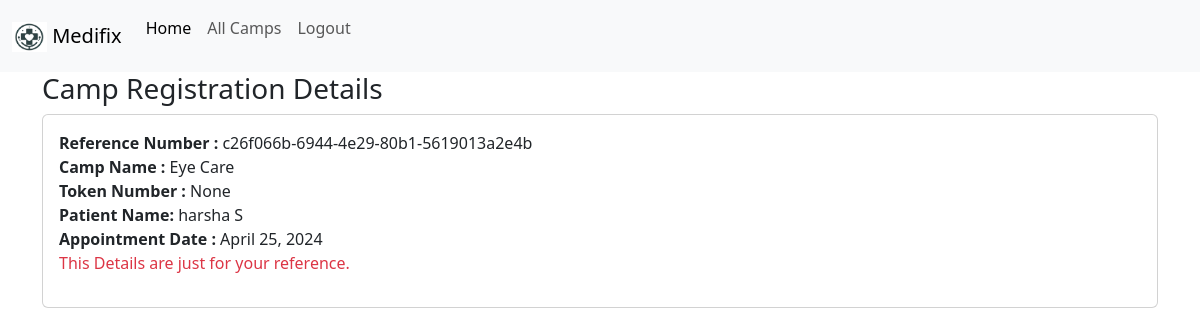
Before: /appointment_detail/1/2/ with the older database file.
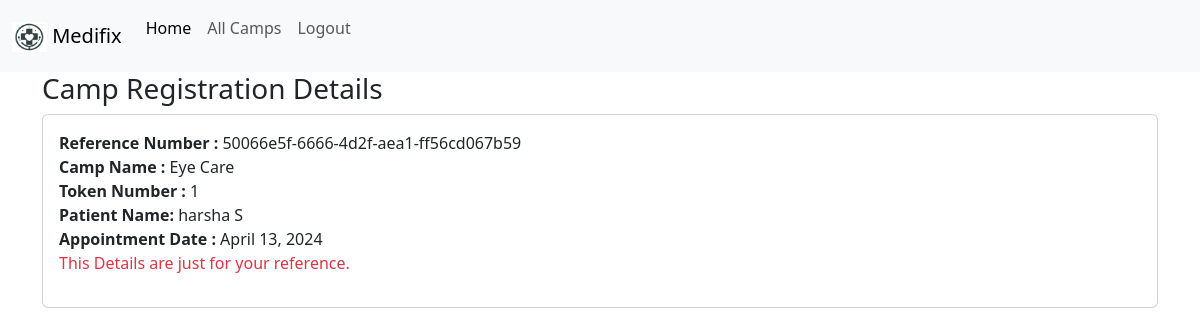
After: the same page with the newer database file.
### administration/models.py (models this page shows, shortened)
class appointment(models.Model):
    appointment_number = models.UUIDField(primary_key=True, default=uuid.uuid4, editable=False)
    user_name = models.ForeignKey(User, on_delete=models.DO_NOTHING, null=True)
    camp_name = models.ForeignKey(camp_details, on_delete=models.DO_NOTHING, null=True)
    token_no = models.IntegerField(null=True)
    appointment_date = models.DateField()

class camp_details(models.Model):
    camp_name = models.CharField(max_length=200,null=True)
    location = models.CharField(max_length=200, null=True)
    latitude = models.FloatField()
    longitude = models.FloatField()
    start_date_time = models.DateTimeField(blank=True, null=True)
    end_date_time = models.DateTimeField(blank=True, null=True)
    contact_website = models.URLField(max_length=200, null=True, blank=True)
    hospital_name = models.CharField(max_length=150,null=True, blank=True)
    club_name = models.CharField(max_length=150,null=True, blank=True)
    other = models.CharField(max_length = 150, null=True, blank=True)
    description = models.TextField(max_length = 3000, null=True)
    type_of_camp = models.CharField(max_length=30, null=True, choices=type_of_camp)
    cost = models.IntegerField(null=True, blank=True, default='0')
    total_camp_registrations = models.IntegerField()
    camp_register_active = models.BooleanField(default=False)
    registration = models.BooleanField(default=False)
    createdby = models.ForeignKey(User, on_delete=models.DO_NOTHING, null=True, blank=True)

### administration/views.py (the view)
# urls.py: path('appointment_detail/<int:camp_id>/<int:user>/', views.view_campregistration_details, name="view_campregistration_details"),
def view_campregistration_details(request, camp_id, user):
    camp_detail = get_object_or_404(camp_details, pk=camp_id)
    user_detail = get_object_or_404(User, pk=user)
    appointments = get_object_or_404(appointment, camp_name = camp_detail, user_name=user_detail)
    return render(request,'camp/view_registration_details.html', {'camp_detail':camp_detail, 'user_detail':user_detail, 'appointments':appointments})

### templates/camp/view_registration_details.html (shortened to what this page needs)
{% extends 'base.html' %}
{% load static %}
{% block content %}
<h3>Camp Registration Details</h3>
<div class="card">
    <div class="card-body">
        <b>Reference Number :</b> {{appointments.appointment_number}} <br>
        <b>Camp Name :</b> {{camp_detail.camp_name}} <br>
        <b>Token Number :</b> {{appointments.token_no}} <br>
        <b>Patient Name: </b> {{user_detail.get_full_name}} <br>
        <b>Appointment Date : </b> {{appointments.appointment_date}} <br>
        <p class="text-danger">This Details are just for your reference.</p>
    </div>
</div>
{% endblock %}

### templates/base.html (shortened to what this page needs)
{% load static %}
<html lang="en">
<head>
    <link rel="stylesheet" href="https://cdnjs.cloudflare.com/ajax/libs/leaflet/1.9.4/leaflet.css" />
    <link href="https://cdn.jsdelivr.net/npm/bootstrap@5.3.3/dist/css/bootstrap.min.css" rel="stylesheet"
>
</head>
<body>
    <nav class="navbar navbar-expand-lg bg-body-tertiary">
        <div class="container-fluid">
            <a class="navbar-brand" href="{% url 'home' %}">
                <img src="{% static 'medifix_logo.jpeg' %}" alt="Logo" width="35" height="30"
                    class="d-inline-block align-text-top">
                Medifix
            </a>
            <div class="collapse navbar-collapse" id="navbarSupportedContent">
                <ul class="navbar-nav me-auto mb-2 mb-lg-0">
                    <li class="nav-item">
                        <a class="nav-link active" aria-current="page" href="{% url 'home' %}">Home</a>
                    </li>
                    <li class="nav-item">
                        <a class="nav-link" aria-current="page" href="{% url 'all_camps' %}">All Camps</a>
                    </li>
                    <li class="nav-item">
                        <form action="{% url 'logout' %}" method="post">
                            <button class="nav-link">Logout</button>
                        </form>
                    </li>
                </ul>
            </div>
        </div>
    </nav>
    <div class="container">
        {% block content %}
        {% endblock %}
    </div>
</body>
</html>

Changed rows visible on the page:
removed appointment: appointment_number "c26f066b-6944-4e29-80b1-5619013a2e4b", token_no "None", appointment_date "April 25, 2024"
added appointment: appointment_number "50066e5f-6666-4d2f-aea1-ff56cd067b59", token_no "1", appointment_date "April 13, 2024"
